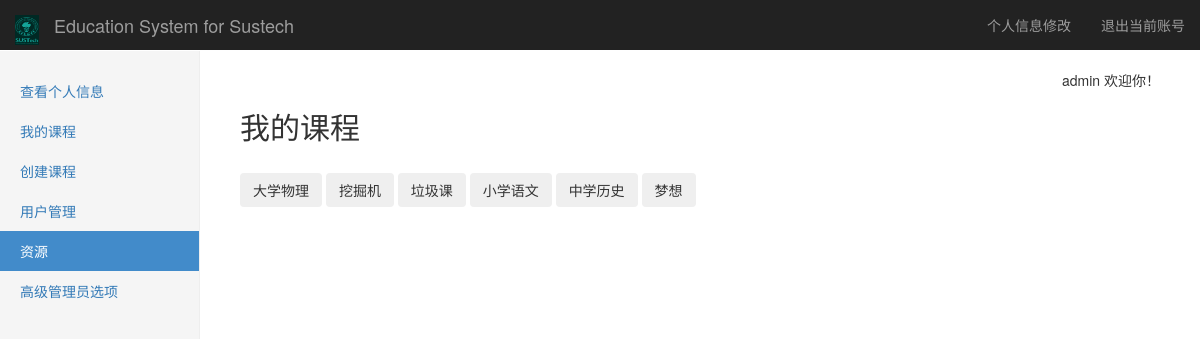
The page /resource (signed in) on the database its author committed.
### tables this page shows
CREATE TABLE "course" (
	`courseid`	INTEGER NOT NULL PRIMARY KEY AUTOINCREMENT,
	`teacherid`	int,
	`name`	string NOT NULL,
	`term`	string,
	`time`	string,
	`intro`	string
);

### Listener.py (the view, shortened to what this page needs)
@app.route(resource_url, methods=['GET','POST'], strict_slashes=False)
def resource():
    Course=SQL_Course(get_db())
    if not (session.get('login') and session.get('username') and session.get('privilege')):
        return redirect(url_for('logout'))
    username = session['username']
    p = session['privilege']
    sidebar = GetSideBar(GetBar(p), '资源')
    if (p == 1):
        mycourse = Course.SearchCourse_1(username)
    elif (p == 2):
        mycourse = Course.SearchCourse_2(username)
    elif (p == 3):
        mycourse = Course.SearchCourse_3()
    else:
        return redirect(url_for('logout'))
    course = request.args.get('course', '')
    if(course=="") or (not checkcourse(course, mycourse)):  #检查course是否存在，不存在则返回选择课页面
        return render_template("course_1.html", username=username, sidebar=sidebar, mycourse=mycourse, p=p)

### Config/Link_db.py (called while the page is built)
    def select(self,sql):
        try:
            self.__cursor.execute(sql)
            data = self.__cursor.fetchall()
            return data
        except:
            print("Error: unable to fecth data with sql query: "+sql)
            return False

    def close(self):
        if(self.__db!=None):
            self.__db.close()

### Listener.py (called while the page is built)
def get_db():   #使用flask的g对象，每次访问都会有个独立的g对象，保证线程的数据库操作的安全
    if not hasattr(g, 'db'):
        g.db = Link_db()
    return g.db

def GetBar(privilege):  #根据用户privilege返回不同的sidebar
    if(privilege==3):
        return adminbar
    elif(privilege==2):
        return teacherbar
    elif(privilege==1):
        return studentbar

### SQL_libarary/Func_lib.py (called while the page is built)
def GetSideBar(sidebar,activebar=None): #对sidebar进行整理并返回整理好的元组
    result=[]
    for key in sidebar:
        bar1={}
        bar1['name']=key
        bar1['href']=sidebar[key]
        if(activebar==key):
            bar1['active']='active'
        result.append(bar1)
    return result

### SQL_libarary/SQL_Course.py (called while the page is built)
    def SearchCourse_3(self):
        sql= "select name,username from %s c join %s a on a.userid=c.teacherid" %(CourseTable,AccountTable)
        data = self.__db.select(sql)
        result = []
        for i in data:
            mydict = {}
            mydict['name'] = i[0]
            mydict['teacher'] = i[1]
            result.append(mydict)
        return result

### templates/course_1.html (shortened to what this page needs)
{% extends "layout.html" %}
{% block body %}
<h2>我的课程</h2>
<br/>
{% for course in mycourse %}
<button class="btn" onclick="go('{{ course.name }}');">{{ course.name }}</button>
{% endfor %}
{% endblock %}

### static/css/dashboard.css (style rules this page uses)
body { padding-top: 50px; }

### rows shown on the page
course: name "大学物理"
course: name "挖掘机"
course: name "垃圾课"
course: name "小学语文"
course: name "中学历史"
course: name "梦想"

### other values the page prints
{{ bar.name }} "查看个人信息" "我的课程" "创建课程" "用户管理" "资源" "高级管理员选项"
{{ username }} "admin"
